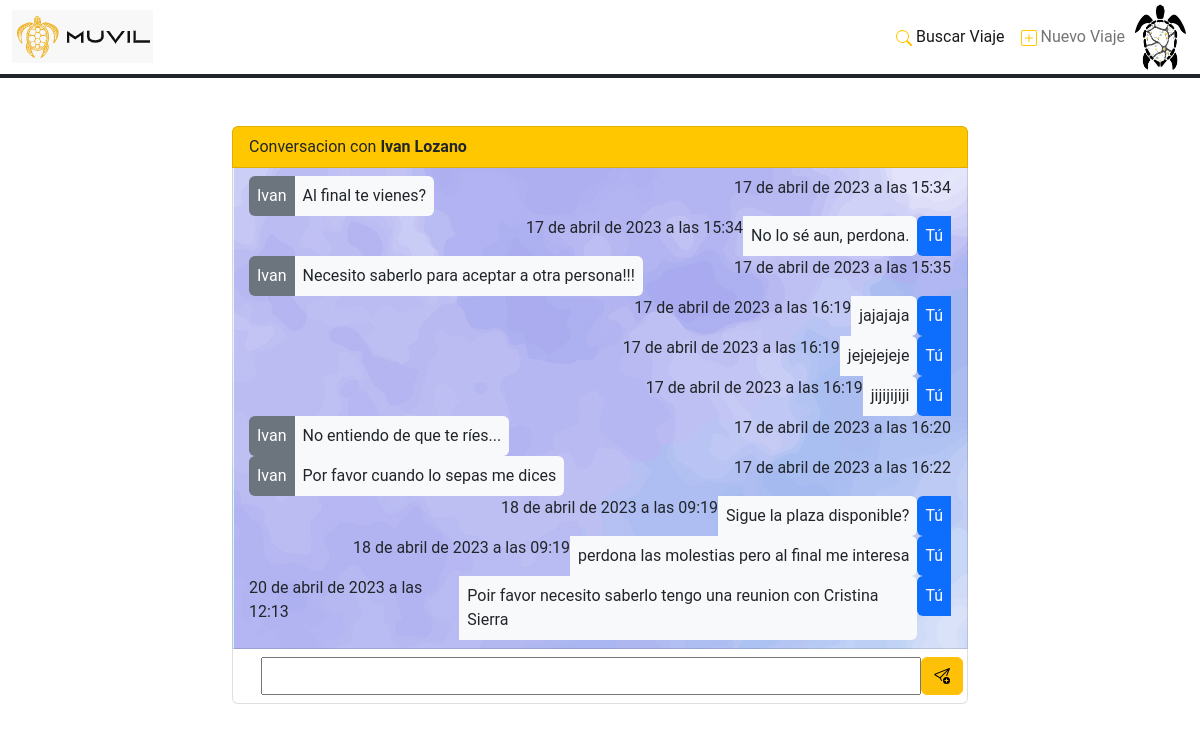
Screenshot of /conversacion/31 with the database file from the repository.
### Aplicaciones/FrontEnd/models.py (models this page shows, shortened)
class Personas (models.Model):
    nombre = models.CharField(max_length=64)
    apellido1 = models.CharField(max_length=64)
    apellido2 = models.CharField(max_length=64, blank=True, null=True)
    fec_nacimiento = models.DateField(blank=True, null=True)
    tipo_documento = models.CharField (max_length=8)
    numero_documento = models.CharField(max_length=32)
    email = models.CharField(max_length=320)
    numero_telefono = models.PositiveIntegerField(validators=[MaxValueValidator(999999999)])
    genero = models.CharField(max_length=1, choices=genero, default='F', blank=True, null=True)
    password = models.CharField(max_length=30, default='<NO_PASSWORD>')
    puntuacion = models.DecimalField(max_digits=2, decimal_places=1, default=3.5, blank=True, null=True)
    prestigio = models.CharField(max_length=2, choices=prestigio, default='B', blank=True, null=True)
    numero_opiniones = models.PositiveIntegerField(default = '0', blank=True, null=True)
    descripcion = models.CharField(max_length=3000, blank=True, null=True)
    imagen = models.ImageField(upload_to='images/users_profile', default="images/users_profile/avatar-mujer.jpg")
    pref_conversacion = models.PositiveIntegerField(default='1')
    pref_musica = models.PositiveIntegerField(default='1')
    pref_mascota = models.PositiveIntegerField(default='1')
    pref_fumar = models.PositiveIntegerField(default='1')
    pref_comida = models.PositiveIntegerField(default='1')
    notif_noticiasofertas = models.PositiveIntegerField(default='3')
    notif_opiniones = models.PositiveIntegerField(default='3')
    notif_reservas = models.PositiveIntegerField(default='3')
    fec_created = models.DateTimeField(auto_now_add=True)
    fec_updated = models.DateTimeField(auto_now=True)
    class Meta:
        verbose_name = 'personas'
        verbose_name_plural = 'personas'

class Mensajes (models.Model):
    id_persona_publicador = models.ForeignKey(Personas,to_field='id', on_delete=models.CASCADE, related_name='id_publicador_m')
    id_persona_receptor = models.ForeignKey(Personas, to_field='id', on_delete=models.CASCADE, related_name='id_receptor_m')
    mensaje = models.CharField(max_length=3000, blank=True, null=True)
    flg_leido = models.BooleanField(default=False)
    fec_created = models.DateTimeField(auto_now_add=True)
    fec_updated = models.DateTimeField(auto_now=True)
    class Meta:
        verbose_name = 'mensajes'
        verbose_name_plural = 'mensajes'

### Aplicaciones/FrontEnd/views.py (the view)
# urls.py: path('conversacion/<int:idP><int:idPc>', v_conversacion, name='n_conversacion'),
def v_conversacion(request, idP, idPc):
    usuario = Personas.objects.get(id=idP)
    usuario_receptor = Personas.objects.get(id=idPc)
    listado_mensajes = Mensajes.objects.filter(Q(id_persona_publicador=usuario, id_persona_receptor=usuario_receptor) | Q(id_persona_publicador=usuario_receptor, id_persona_receptor=usuario)).order_by('fec_created')
    args = {
            "idP": idP,
            "usuario": usuario,
            "usuario_receptor": usuario_receptor,
            "listado_mensajes": listado_mensajes
            }
    if request.method == "POST":
        mensaje = request.POST.get('mensaje', False)
        nuevo_mensaje = Mensajes(id_persona_publicador=usuario, id_persona_receptor=usuario_receptor, flg_leido=False, mensaje=mensaje)
        nuevo_mensaje.save()
        return render(request, "conversacion.html", args)
    else:
        return render(request, "conversacion.html", args)

### Aplicaciones/FrontEnd/templates/conversacion.html (shortened to what this page needs)
{% load static %}
<!DOCTYPE html>
<html lang="en">
<head>
</head>
<body>
	{% include "cabecera.html" %}
    <div class="container">
      <div class="row justify-content-center">
        <div class="col-12 col-md-8 mt-5">
          <ul class="list-group">
            <li class="list-group-item fondo-prim">Conversacion con <strong>{{usuario_receptor.nombre}} {{usuario_receptor.apellido1}}</strong></li>
            <li class="list-group-item" style="background-image: url('{% static 'img/chat-background4.jpg' %}');">
              {% for m in listado_mensajes %}
              <div class="d-flex {% if m.id_persona_publicador_id == idP %} flex-row-reverse {% endif %} align-items-start">
                <div class="p-2 {% if m.id_persona_publicador_id == idP %} bg-primary {% else %} bg-secondary {% endif %} text-white rounded-start">
                  {% if m.id_persona_publicador_id == idP %} Tú {% else %} {{m.id_persona_publicador.nombre}} {% endif %}
                </div>
                <div class="p-2 bg-light rounded-end">{{m.mensaje}}</div>
                <div class="ms-auto text-dark">{{m.fec_created}}</div>
              </div>
            {% endfor %}
            </li>
            <li class="list-group-item d-flex flex-row-reverse">
			  <form method="POST" class="post-form row w-100" id="form-conversacion"> {% csrf_token %}
                <input type="text" id="mensaje" name="mensaje" style="width:94%;">
                <button type="submit" class="btn btn-warning btn-guardar col-auto">
                  <img alt="Añadir" src='{% static "icon/send-plus.svg" %}'>
                </button>
              </form>
            </li>
          </ul>
        </div>
      </div>
    </div>
</body>
</html>

### Aplicaciones/FrontEnd/templates/cabecera.html (shortened to what this page needs)
{% load static %}
<!DOCTYPE html>
<html lang="en">
<head>
	<link type='text/css' href='{% static "css/cabecera.css" %}' rel='stylesheet' />
</head>
<body>
	{% include "index.html" %}
		<header>
			<nav class="navbar navbar-expand-lg bg-white p-0">
  				<div class="container-fluid border-bottom border-4 border-dark">
					<a class="navbar-brand order-2 order-lg-1" href="{% url 'n_pagina_principal' %}"><img src='{% static "img/logo4.png" %}' class="img-fluid" alt="MÚVIL"></a>
    				<div class="collapse navbar-collapse justify-content-end ms-4 order-lg-3" id="navbarNavDropdown">
      					<ul class="navbar-nav">
        					<li class="nav-item">
          						<a class="nav-link active" aria-current="page" href="{% url 'n_buscar_viaje' idP=idP %}">
									Buscar Viaje
								</a>
        					</li>
        					<li class="nav-item">
          							<a class="nav-link" href="{% url 'n_nuevo_viaje' idP=idP %}">
										Nuevo Viaje
									</a>
        					</li>
						</ul>
					</div>
					<ul class="navbar-nav justify-content-end order-3 order-lg-3">
						<li class="nav-item">
							<div class="menu-item-nav dropdown" href="#" role="button">
								{% if usuario.imagen %}
                                <div class="img-container-user dropdown-toggle" id="dropdownMenuLink" data-bs-toggle="dropdown" aria-expanded="false">
                                    <img class="rounded-circle" src="{{ usuario.imagen.url }}">
                                </div>
								{% else %}
								<div class="img-container-user dropdown-toggle" id="dropdownMenuLink" data-bs-toggle="dropdown" aria-expanded="false">
									<img class="rounded-circle" src='{% static "img/avatar-mujer.jpg" %}'>
								</div>
                            	{% endif %}
							</div>
						</li>
   					</ul>
  				</div>
			</nav>
		</header>
</body>
</html>

### Aplicaciones/FrontEnd/static/css/cabecera.css (style rules this page uses)
.img-container-user { width:55px; overflow:hidden; }
.img-container-user img { width:100%; height:auto }

### Aplicaciones/FrontEnd/static/css/index.css (style rules this page uses)
html * { font-family: Roboto; }

### Aplicaciones/FrontEnd/templates/conversacion.html (style rules this page uses)
.fondo-prim { background-color:#FFC700 !important; }

### rows the page displays
Personas: imagen (picture)
Personas: nombre "Ivan", apellido1 "Lozano"
Mensajes: id_persona_publicador.nombre "Ivan", mensaje "Al final te vienes?", fec_created "17 de abril de 2023 a las 15:34"
Mensajes: shows "Tú", mensaje "No lo sé aun, perdona.", fec_created "17 de abril de 2023 a las 15:34"
Mensajes: id_persona_publicador.nombre "Ivan", mensaje "Necesito saberlo para aceptar a otra persona!!!", fec_created "17 de abril de 2023 a las 15:35"
Mensajes: shows "Tú", mensaje "jajajaja", fec_created "17 de abril de 2023 a las 16:19"
Mensajes: shows "Tú", mensaje "jejejejeje", fec_created "17 de abril de 2023 a las 16:19"
Mensajes: shows "Tú", mensaje "jijijijiji", fec_created "17 de abril de 2023 a las 16:19"
Mensajes: id_persona_publicador.nombre "Ivan", mensaje "No entiendo de que te ríes...", fec_created "17 de abril de 2023 a las 16:20"
Mensajes: id_persona_publicador.nombre "Ivan", mensaje "Por favor cuando lo sepas me dices", fec_created "17 de abril de 2023 a las 16:22"
Mensajes: shows "Tú", mensaje "Sigue la plaza disponible?", fec_created "18 de abril de 2023 a las 09:19"
Mensajes: shows "Tú", mensaje "perdona las molestias pero al final me interesa", fec_created "18 de abril de 2023 a las 09:19"
Mensajes: shows "Tú", mensaje "Poir favor necesito saberlo tengo una reunion con Cristina Sierra", fec_created "20 de abril de 2023 a las 12:13"
